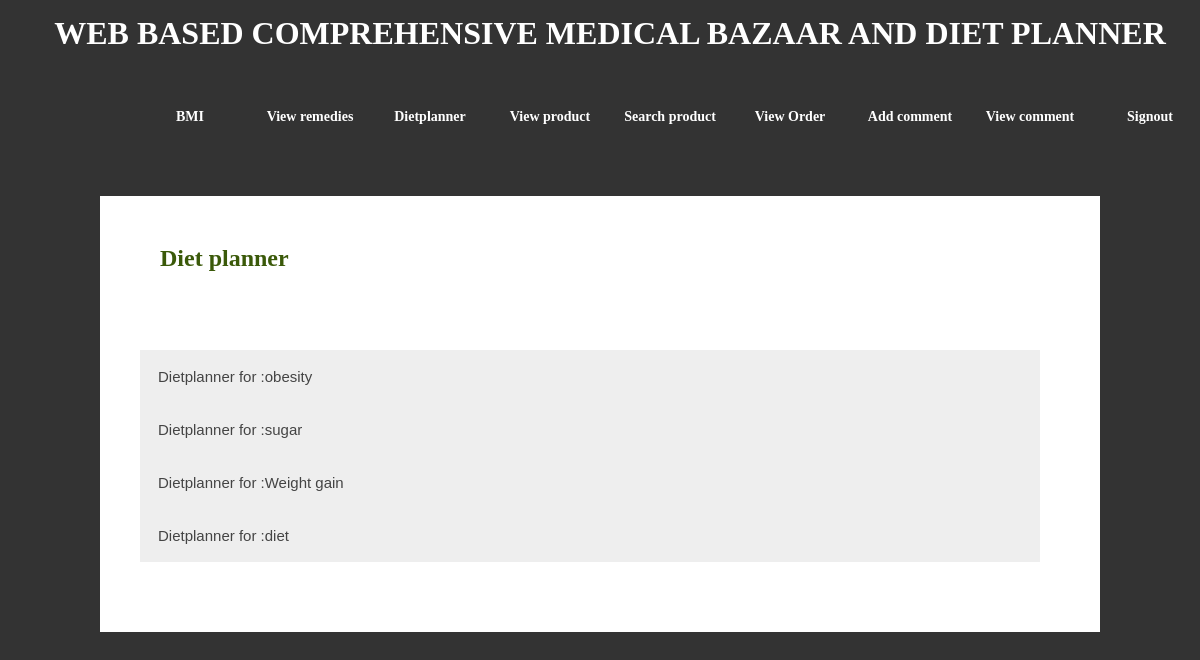
The app's page /view_dietplanner.php (signed in) with its own data.
### tables this page shows
CREATE TABLE IF NOT EXISTS `dietplanner` (
  `did` int(5) NOT NULL AUTO_INCREMENT,
  `dietfor` text NOT NULL,
  `sug1` text NOT NULL,
  `sug2` text NOT NULL,
  `sug3` text NOT NULL,
  `pimage` text NOT NULL,
  PRIMARY KEY (`did`)
);

### view_dietplanner.php (the view, shortened to what this page needs)
<?php
include "header.php"; ?>
<div id="templatemo_content_wrapper">
	<div id="templatemo_content">
        	<h2>Diet planner</h2>
            <div class="sidebar_section_content">
                 <?php
			  if($_SESSION['uid']!='')
			  {
			  ?>
          <?php
		$u=mysql_query("select * from dietplanner");
		while($y=mysql_fetch_array($u))
		{
		$dietfor=$y['dietfor'];
echo '<button class="accordion">Dietplanner for :';
echo "$dietfor";
echo '</button>';
				}
				?>
				 <?php
			  }
			  ?>
        </div>
        <div class="cleaner_h40"></div>
    </div>
</div>
<div id="templatemo_content_wrapper_bottom"></div>
<?php include "footer.php"; ?>

### templatemo_style.css (style rules this page uses)
.accordion { background-color: #eee; color: #444; cursor: pointer; padding: 18px; width: 100%; border: none; text-align: left; outline: none; font-size: 15px; transition: 0.4s; }
body { margin: 0; padding: 0; line-height: 1.5em; font-family: Georgia, "Times New Roman", Times, serif; font-size: 16px; color: #555a4a; background: #333; }
.cleaner_h40 { clear: both; width:100%; height: 40px; }
#templatemo_content_wrapper { width: 920px; margin: 0 auto; padding: 30px 40px; background:#fff; }
#templatemo_content_wrapper_bottom { width: 1000px; height: 15px; margin: 0 auto; }
#templatemo_content { float: left; width: 900px; }
#templatemo_content h2 { color: #3a5909; font-size: 24px; padding: 0 0 60px 20px; }

### records on screen
dietplanner: dietfor "obesity"
dietplanner: dietfor "sugar"
dietplanner: dietfor "Weight gain"
dietplanner: dietfor "diet"
